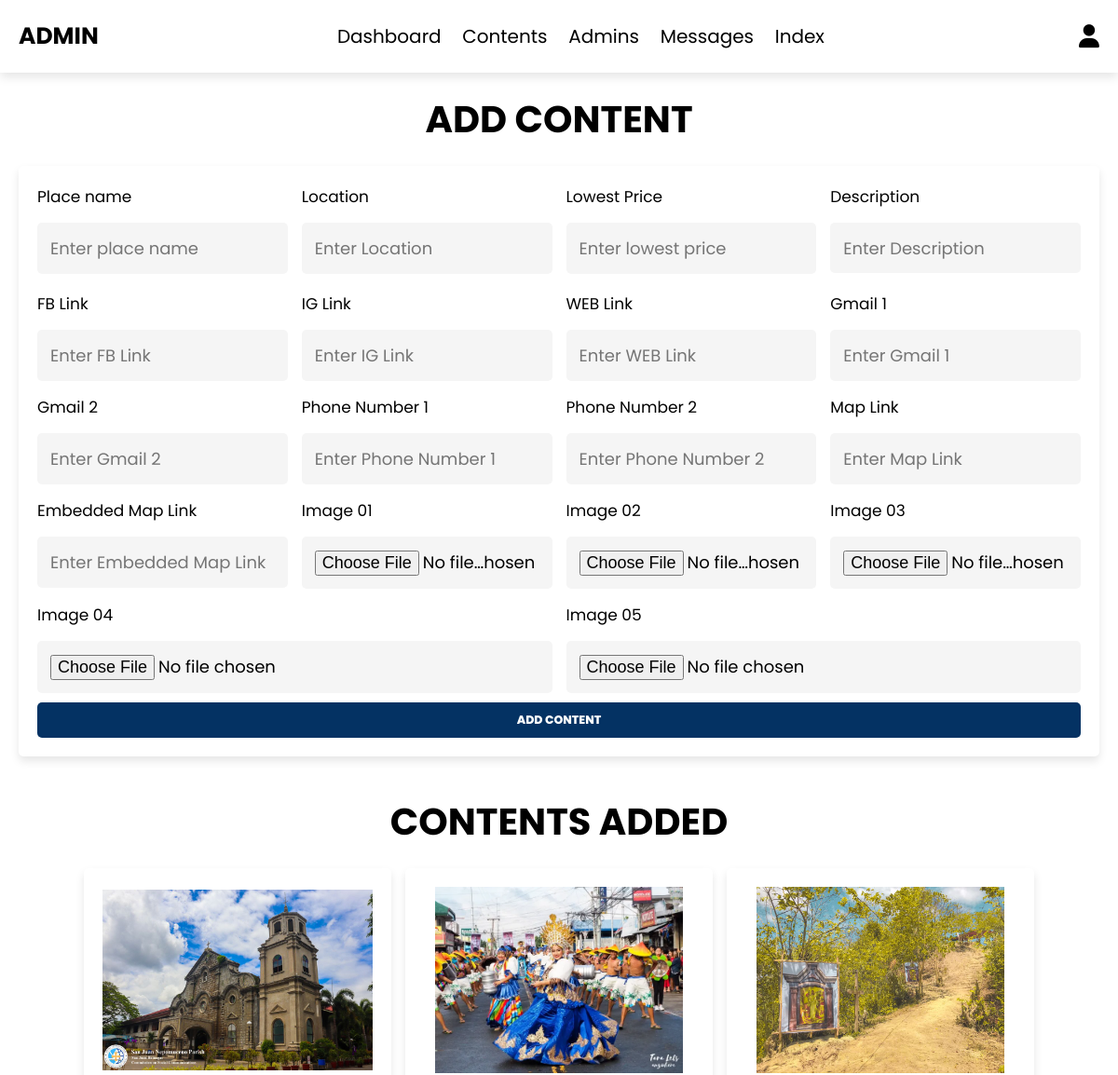
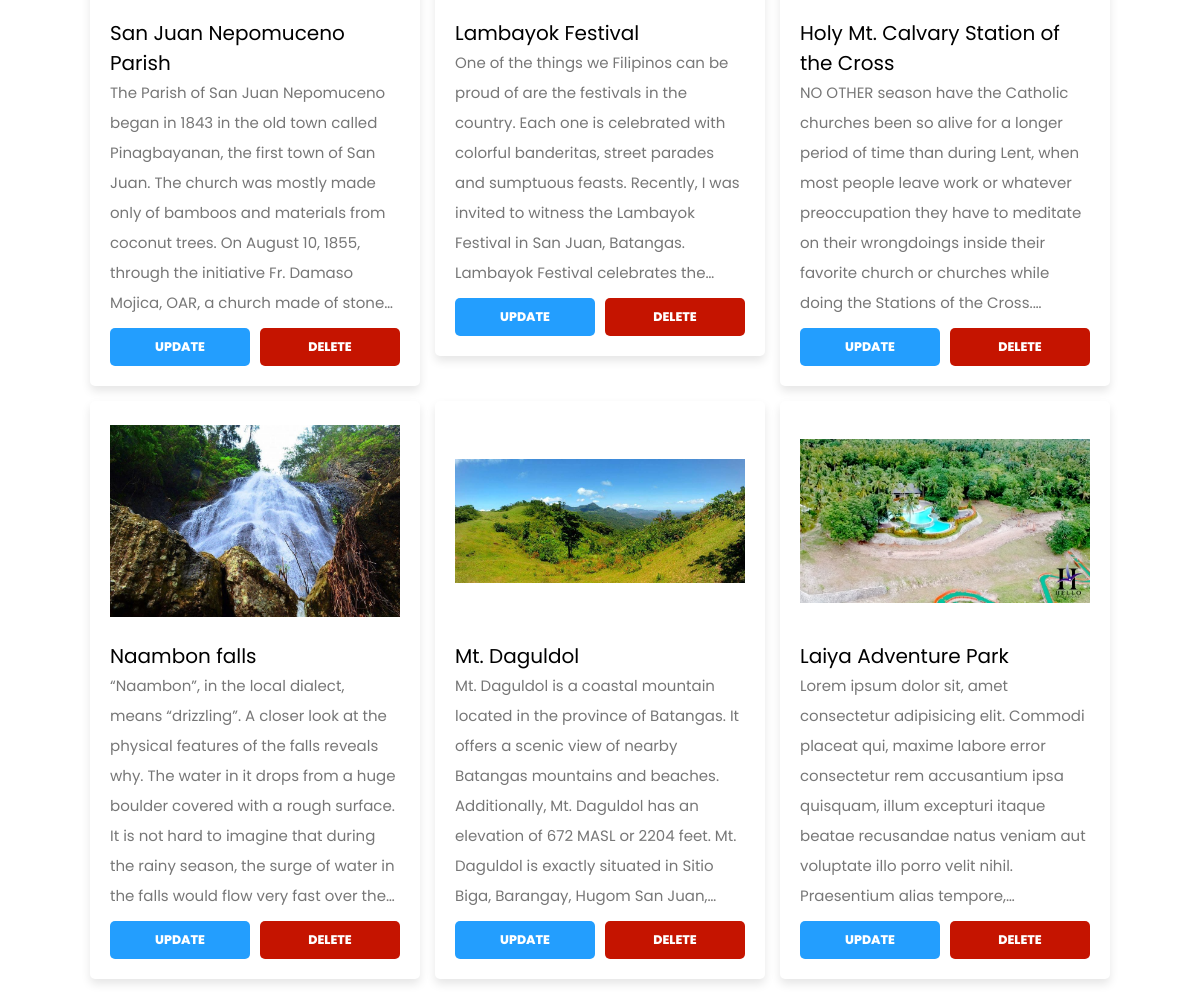
Screenshot of /admin/at-content.php (signed in) with the database file from the repository (2 pictures, top to bottom).
### tables this page shows
CREATE TABLE `attractions` (
  `id` int(11) NOT NULL,
  `place_name` varchar(100) NOT NULL,
  `location` varchar(100) NOT NULL,
  `details` varchar(1000) NOT NULL,
  `fb_link` varchar(300) NOT NULL,
  `ig_link` varchar(50) NOT NULL,
  `web_link` varchar(100) NOT NULL,
  `gmail_link1` varchar(100) NOT NULL,
  `gmail_link2` varchar(100) NOT NULL,
  `phone_link1` varchar(20) NOT NULL,
  `phone_link2` varchar(20) NOT NULL,
  `map_link` varchar(100) NOT NULL,
  `embedded_map` varchar(1000) NOT NULL,
  `img1` varchar(100) NOT NULL,
  `img2` varchar(100) NOT NULL,
  `img3` varchar(100) NOT NULL,
  `img4` varchar(100) NOT NULL,
  `img5` varchar(100) NOT NULL,
  `views` int(50) NOT NULL,
  `search` varchar(1500) NOT NULL
);

### admin/at-content.php (the view, shortened to what this page needs)
<?php
include '../components/connect.php';
?>
<!DOCTYPE html>
<html lang="en">
<head>
   <link rel="stylesheet" href="https://cdnjs.cloudflare.com/ajax/libs/font-awesome/6.1.1/css/all.min.css">
   <link rel="stylesheet" href="../css/admin_style.css">
</head>
<body>
<?php include '../components/admin_header.php'; ?>
<section class="add-products">
   <h1 class="heading">Add Content</h1>
   <form action="" method="post" enctype="multipart/form-data">
      <div class="flex">
         <div class="inputBox">
            <span>Place name  </span>
            <input type="text" class="box" required maxlength="100" placeholder="Enter place name" name="place_name">
         </div>
         <div class="inputBox">
            <span>Location  </span>
            <input type="text" class="box" required maxlength="500" placeholder="Enter Location" name="location">
         </div>
         <div class="inputBox">
            <span>Lowest Price  </span>
            <input type="number" min="0" class="box" required max="9999999999" placeholder="Enter lowest price" onkeypress="if(this.value.length == 10) return false;" name="rate">
         </div>
         <div class="inputBox">
            <span>Description  </span>
            <textarea placeholder="Enter Description" class="box" required maxlength="500" cols="30" rows="10" name="details"></textarea>
         </div>
         <div class="inputBox">
            <span>FB Link  </span>
            <input type="text" class="box" required maxlength="500" placeholder="Enter FB Link" name="fb_link">
         </div>
         <div class="inputBox">
            <span>IG Link  </span>
            <input type="text" class="box"  maxlength="500" placeholder="Enter IG Link" name="ig_link">
         </div>
         <div class="inputBox">
            <span>WEB Link  </span>
            <input type="text" class="box"  maxlength="500" placeholder="Enter WEB Link" name="web_link">
         </div>
         <div class="inputBox">
            <span>Gmail 1 </span>
            <input type="text" class="box" required maxlength="500" placeholder="Enter Gmail 1" name="gmail_link1">
         </div>
         <div class="inputBox">
            <span>Gmail 2  </span>
            <input type="text" class="box"  maxlength="500" placeholder="Enter Gmail 2" name="gmail_link2">
         </div>
         <div class="inputBox">
            <span>Phone Number 1  </span>
            <input type="text" class="box" required maxlength="12" placeholder="Enter Phone Number 1" name="phone_link1">
         </div>
         <div class="inputBox">
            <span>Phone Number 2  </span>
            <input type="text" class="box"  maxlength="12" placeholder="Enter Phone Number 2" name="phone_link2">
         </div>
         <div class="inputBox">
            <span>Map Link  </span>
            <input type="text" class="box" required maxlength="500" placeholder="Enter Map Link" name="map_link">
         </div>
         <div class="inputBox">
            <span>Embedded Map Link  </span>
            <input type="text" class="box" required maxlength="1000" placeholder="Enter Embedded Map Link" name="embedded_map">
         </div>
        <div class="inputBox">
            <span>Image 01  </span>
            <input type="file" name="img1" accept="image/jpg, image/jpeg, image/png, image/webp" class="box" required>
        </div>
        <div class="inputBox">
            <span>Image 02  </span>
            <input type="file" name="img2" accept="image/jpg, image/jpeg, image/png, image/webp" class="box" required>
        </div>
        <div class="inputBox">
            <span>Image 03  </span>
            <input type="file" name="img3" accept="image/jpg, image/jpeg, image/png, image/webp" class="box" required>
        </div>
        <div class="inputBox">
            <span>Image 04  </span>
            <input type="file" name="img4" accept="image/jpg, image/jpeg, image/png, image/webp" class="box" required>
        </div>
        <div class="inputBox">
            <span>Image 05 </span>
            <input type="file" name="img5" accept="image/jpg, image/jpeg, image/png, image/webp" class="box" required>
        </div>
      </div>
      <input type="submit" value="add content" class="btn" name="add_content">
   </form>
</section>
<section class="show-products">
   <h1 class="heading">contents added</h1>
   <div class="box-container">
   <?php
      $select_contents = $conn->prepare("SELECT * FROM `attractions`");
      $select_contents->execute();
      if($select_contents->rowCount() > 0){
         while($fetch_contents = $select_contents->fetch(PDO::FETCH_ASSOC)){
   ?>
   <div class="box">
      <img src="../img/tourist/<?= $fetch_contents['img1']; ?>" alt="">
      <div class="name"><?= $fetch_contents['place_name']; ?></div>
      <div class="details"><span><?= $fetch_contents['details']; ?></span></div>
      <div class="flex-btn">
         <a href="at-update.php?update=<?= $fetch_contents['id']; ?>" class="option-btn">update</a>
         <a href="at-content.php?delete=<?= $fetch_contents['id']; ?>" class="delete-btn" onclick="return confirm('delete this content?');">delete</a>
      </div>
   </div>
   <?php
         }
      }else{
         echo '<p class="empty">no contents added yet!</p>';
      }
   ?>
   </div>
</section>
</body>
</html>

### css/admin_style.css (style rules this page uses)
:root { --primary-color:#043263; --secondary-color:#239EFE; --text-color: #000000; --bg-color:#fff; --modal-color:#F4F7FF; --body-font: 'Poppins', sans-serif; --bigger-font-size: 3rem; --big-font-size: 2rem; --h1-font-size: 1.5rem; --h2-font-size: 1.25rem; --h3-font-size: 1.125rem; --normal-font-size: .938rem; --small-font-size: .813rem; --smaller-font-size: .75rem; --font-medium: 500; --font-semi-bold: 600; --font-bold: 800; --mb-0-25: .25rem; --mb-0-5: .5rem; --mb-0-75: .75rem; --mb-1: 1rem; --mb-1-5: 1.5rem; --mb-2: 2rem; --mb-2-5: 2.5rem; --mb-3: 3rem; --z-tooltip: 10; --z-fixed: 100; --z-modal: 1000; }
@media screen and (min-width: 968px) { :root { --bigger-font-size: 4rem; --big-font-size: 3rem; --h1-font-size: 2.25rem; --h2-font-size: 1.5rem; --h3-font-size: 1.25rem; --normal-font-size: 1rem; --small-font-size: .875rem; --smaller-font-size: .813rem; } }
* { font-family: 'Poppins', sans-serif; margin:0; padding:0; box-sizing: border-box; outline: none; border:none; text-decoration: none; }
html { font-size: 62.5%; overflow-x: hidden; }
body { background-color: #ffffff; }
section { padding:2rem; max-width: 1200px; margin:0 auto; }
.heading { font-size: 4rem; color:rgb(0, 0, 0); margin-bottom: 2rem; text-align: center; text-transform: uppercase; }
.btn, .delete-btn, .option-btn { display: block; width: 100%; margin-top: 1rem; border-radius: .5rem; padding:1rem 3rem; font-size: var(--h3-font-size); font-weight: var(--font-bold); text-transform: uppercase; color:#fff; cursor: pointer; text-align: center; }
.btn { background-color: var(--primary-color); }
.option-btn { background-color: var(--secondary-color); }
.delete-btn { background-color:#c51400; }
.flex-btn { display: flex; gap:1rem; }
.add-products form { margin: 0 auto; background-color:#fff; box-shadow: 0 .5rem 1rem rgba(0,0,0,.1); border-radius: .5rem; padding:2rem; }
.add-products form .flex { display: flex; gap:1.5rem; flex-wrap: wrap; }
.add-products form .flex .inputBox { flex:1 1 25rem; }
.add-products form span { font-size:1.7rem; color:rgb(0, 0, 0); }
.add-products form .box { font-size: 1.8rem; background-color:#f5f5f5; border-radius: .5rem; padding:1.4rem; width: 100%; margin-top: 1.5rem; }
.add-products form textarea { height: 5.4rem; resize: none; }
.show-products .box-container { display: grid; grid-template-columns: repeat(auto-fit, 33rem); gap:1.5rem; justify-content: center; align-items: flex-start; }
.show-products .box-container .box { background-color: #fff; box-shadow:0 .5rem 1rem rgba(0,0,0,.1); border-radius: .5rem; padding:2rem; }
.show-products .box-container .box img { width: 100%; height: 20rem; object-fit: contain; margin-bottom: 1.5rem; }
.show-products .box-container .box .name { font-size: 2rem; color:rgb(0, 0, 0); }
.show-products .box-container .box .details { font-size: 1.5rem; color:#777; line-height: 2; display: -webkit-box; -webkit-line-clamp:8; -webkit-box-orient: vertical; overflow: hidden; }

### rows the page displays
attractions: img1 (picture), place_name "San Juan Nepomuceno Parish", details "The Parish of San Juan Nepomuceno began in 1843 in the old town called Pinagbayanan, the first town of San Juan. The church was mostly made only of bamboos and materials from coconut trees. On August 10, 1855, through the initiative Fr. Damaso Mojica, OAR, a church made of…"
attractions: img1 (picture), place_name "Lambayok Festival", details "One of the things we Filipinos can be proud of are the festivals in the country. Each one is celebrated with colorful banderitas, street parades and sumptuous feasts. Recently, I was invited to witness the Lambayok Festival in San Juan, Batangas. Lambayok Festival celebrates…"
attractions: img1 (picture), place_name "Holy Mt. Calvary Station of the Cross", details "NO OTHER season have the Catholic churches been so alive for a longer period of time than during Lent, when most people leave work or whatever preoccupation they have to meditate on their wrongdoings inside their favorite church or churches while doing the Stations of the…"
attractions: img1 (picture), place_name "Naambon falls", details "“Naambon”, in the local dialect, means “drizzling”. A closer look at the physical features of the falls reveals why. The water in it drops from a huge boulder covered with a rough surface. It is not hard to imagine that during the rainy season, the surge of water in the falls would flow very fast over…"
attractions: img1 (picture), place_name "Mt. Daguldol", details "Mt. Daguldol is a coastal mountain located in the province of Batangas. It offers a scenic view of nearby Batangas mountains and beaches. Additionally, Mt. Daguldol has an elevation of 672 MASL or 2204 feet. Mt. Daguldol is exactly situated in Sitio Biga, Barangay, Hugom San…"
attractions: img1 (picture), place_name "Laiya Adventure Park", details "Lorem ipsum dolor sit, amet consectetur adipisicing elit. Commodi placeat qui, maxime labore error consectetur rem accusantium ipsa quisquam, illum excepturi itaque beatae recusandae natus veniam aut voluptate illo porro velit nihil. Praesentium alias…"
